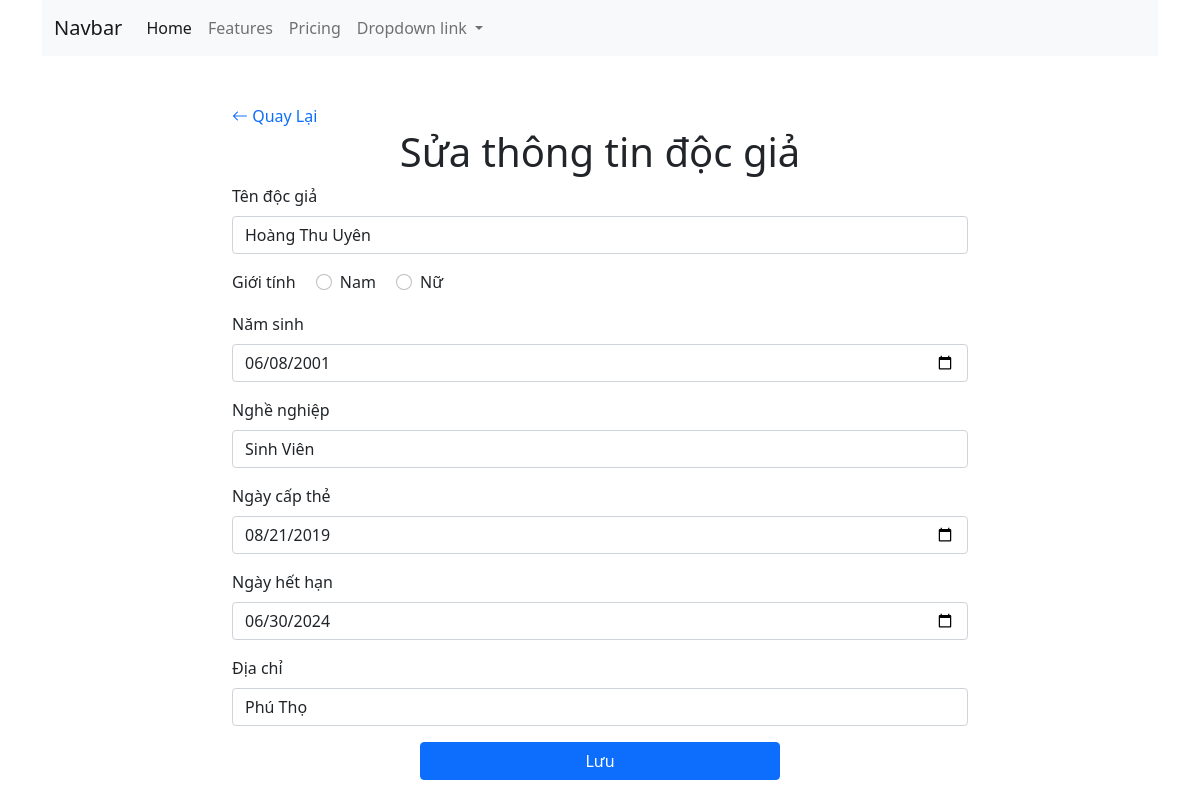
Screenshot of /index.php?controller=docgia&action=edit&dgid=1 with the database file from the repository.
### tables this page shows
CREATE TABLE `docgia` (
  `madg` int(10) NOT NULL,
  `hovaten` varchar(50) NOT NULL,
  `gioitinh` varchar(10) NOT NULL,
  `namsinh` date NOT NULL,
  `nghenghiep` varchar(20) NOT NULL,
  `ngaycapthe` date NOT NULL,
  `ngayhethan` date NOT NULL,
  `diachi` varchar(100) NOT NULL
);

### controller/DocgiaController.php (called while the page is built, shortened)
<?php
require_once 'model/DocgiaModel.php';
class DocgiaController{
    function edit(){
        $id = $_GET['dgid'];
        $dgModal = new DocgiaModal();
        $DG = $dgModal->getDocgiaById($id);
        require_once 'view/Docgia/edit.php';
    }
}
?>

### index.php (called while the page is built, shortened)
<?php
    $action     = isset($_GET['action']) ? $_GET['action'] : 'index';
    $object = new $classController();
    $object->$action();
?>

### model/DocgiaModel.php (called while the page is built, shortened)
<?php
class DocgiaModal{
    public function connectDb() {
        $connection = mysqli_connect(DB_HOST, DB_USERNAME, DB_PASSWORD, DB_NAME);
        return $connection;
    }
    public function getDocgiaById($madg= null) {
        $connection = $this->connectDb();
        $querySelect = "SELECT * FROM docgia WHERE madg={$madg}";
        $results = mysqli_query($connection, $querySelect);
        $DocgiaArr = [];
        if (mysqli_num_rows($results) > 0) {
            $docgia = mysqli_fetch_all($results, MYSQLI_ASSOC);
            $DocgiaArr = $docgia[0];
        }
        return $DocgiaArr;
    }
}
?>

### view/Docgia/edit.php (the view, shortened to what this page needs)
<?php
require 'view/template/header.php'
?>
<main>
    <div class="container">
        <div class="row">
            <div class="col-md-8 ms-auto me-auto">
            <a href="index.php?controller=docgia&action=index" class="text-decoration-none"><i class="bi bi-arrow-left"></i>  Quay Lại</a>
                <h1>Sửa thông tin độc giả</h1>
                <form class="row g-3 needs-validation" method="post" action="" novalidate>
                <div class="col-md-12">
                        <label for="validationCustom01" class="form-label">Tên độc giả</label>
                        <input type="text" class="form-control" name="hovaten" id="validationCustom01" value="<?php echo isset($_POST['hovaten']) ? $_POST['hovaten'] : $DG['hovaten']?>" required>
                    </div>
                    <div>
                        <span class="me-3">Giới tính</span>
                        <div class="form-check form-check-inline">
                            <input class="form-check-input" type="radio" name="gioitinh" id="inlineRadio1" value="Nam">
                            <label class="form-check-label" for="inlineRadio1">Nam</label>
                        </div>
                        <div class="form-check form-check-inline">
                            <input class="form-check-input" type="radio" name="gioitinh" id="inlineRadio2" value="Nữ">
                            <label class="form-check-label" for="inlineRadio2">Nữ</label>
                        </div>
                    </div>
                    <div class="col-md-12">
                        <label for="validationCustom02" class="form-label">Năm sinh</label>
                        <input type="date" class="form-control" name="namsinh" id="validationCustom02" value="<?php echo isset($_POST['namsinh']) ? $_POST['namsinh'] : $DG['namsinh']?>" required>
                    </div>
                    <div class="col-md-12">
                        <label for="validationCustom02" class="form-label">Nghề nghiệp</label>
                        <input type="text" class="form-control" name="nghenghiep" id="validationCustom02" value="<?php echo isset($_POST['nghenghiep']) ? $_POST['nghenghiep'] : $DG['nghenghiep']?>" required>
                    </div>
                    <div class="col-md-12">
                        <label for="validationCustom02" class="form-label">Ngày cấp thẻ</label>
                        <input type="date" class="form-control" name="ngaycapthe" id="validationCustom02" value="<?php echo isset($_POST['ngaycapthe']) ? $_POST['ngaycapthe'] : $DG['ngaycapthe']?>" required>
                    </div>
                    <div class="col-md-12">
                        <label for="validationCustom02" class="form-label">Ngày hết hạn</label>
                        <input type="date" class="form-control" name="ngayhethan" id="validationCustom02" value="<?php echo isset($_POST['ngayhethan']) ? $_POST['ngayhethan'] : $DG['ngayhethan']?>" required>
                    </div>
                    <div class="col-md-12">
                        <label for="validationCustom02" class="form-label">Địa chỉ</label>
                        <input type="text" class="form-control" name="diachi" id="validationCustom02" value="<?php echo isset($_POST['diachi']) ? $_POST['diachi'] : $DG['diachi']?>" required>
                    </div>
                    <div class="d-grid gap-2 col-6 mx-auto">
                        <button class="btn btn-primary" type="submit" name="submit">Lưu</button>
                    </div>
                </form>
            </div>
        </div>
    </div>
</main>

### assets/css/style.css (style rules this page uses)
h1 { text-align: center; }

### rows the page displays
docgia: hovaten "Hoàng Thu Uyên", namsinh "06/08/2001", nghenghiep "Sinh Viên", ngaycapthe "08/21/2019", ngayhethan "06/30/2024", diachi "Phú Thọ"
